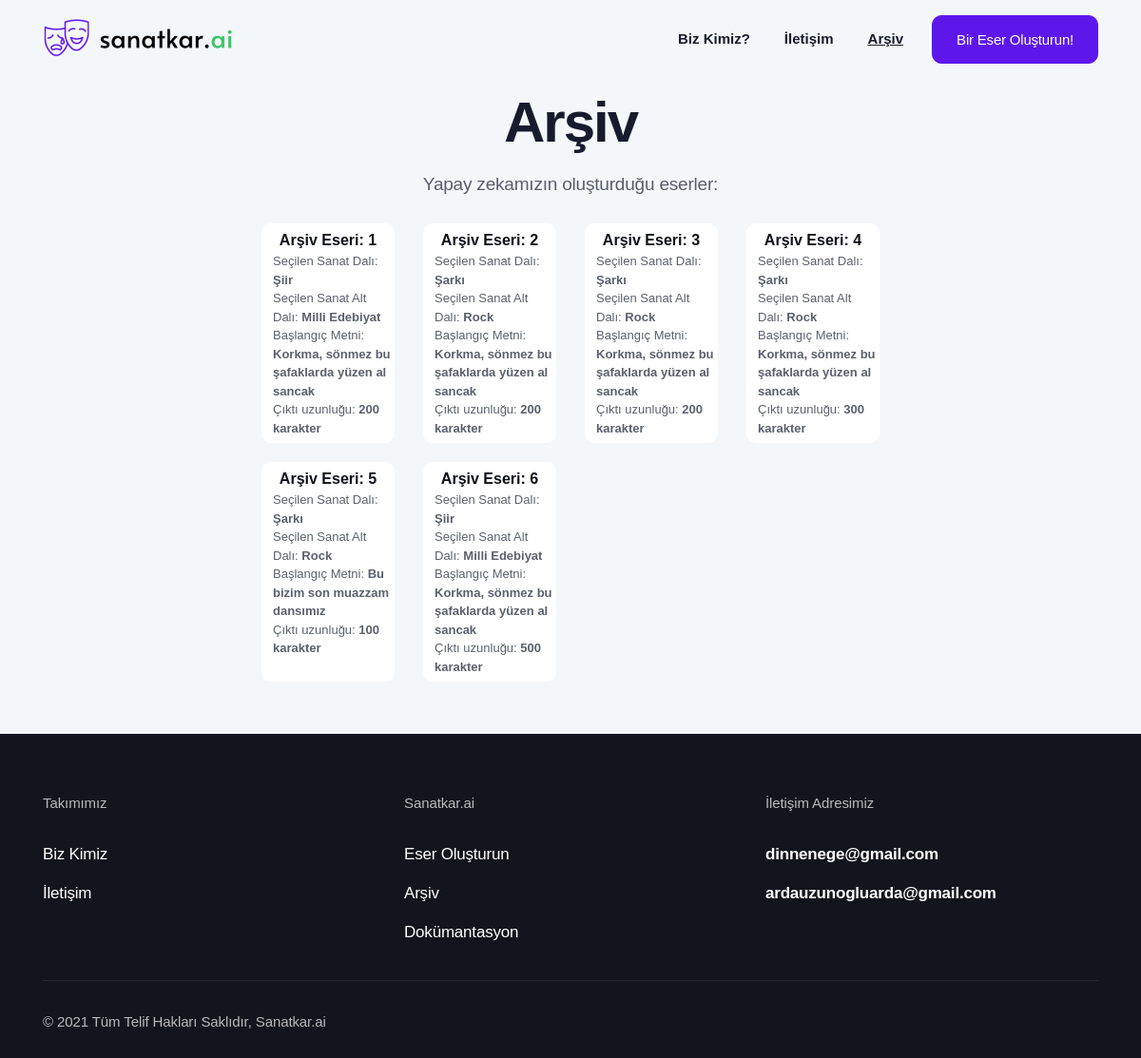
Page /archive on the earlier database version.
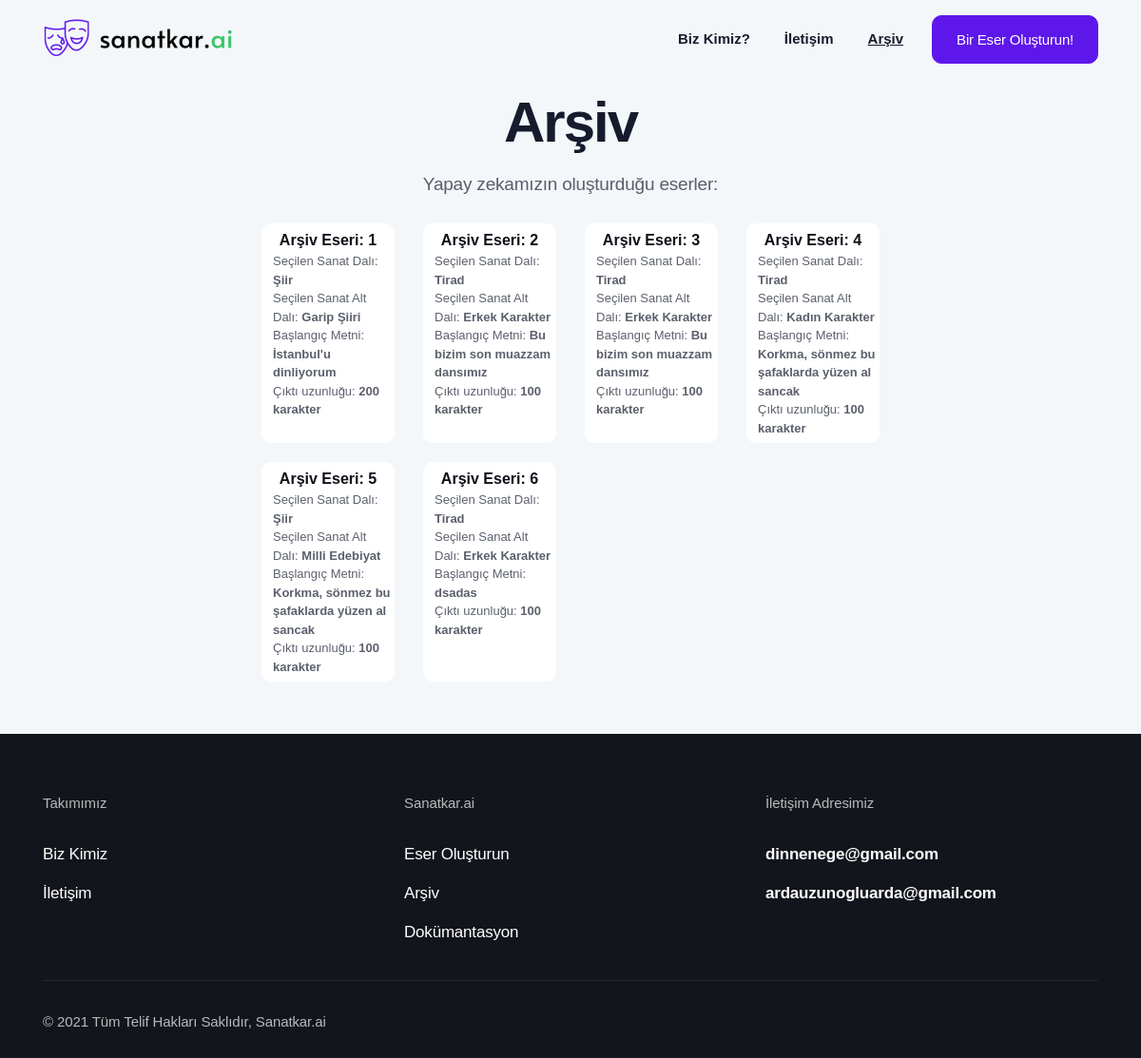
Same page on the later database version.
### app.py (models this page shows)
class Archive(db.Model):
    id = db.Column(db.Integer, primary_key=True)
    generated_text = db.Column(db.String(600))
    art_branch = db.Column(db.String(10))
    genre = db.Column(db.String(30))
    seed_input = db.Column(db.String(35))
    length_input = db.Column(db.String(3))

### app.py (the view)
@app.route("/archive")
def archive():
    archive = Archive.query.all()
    return render_template("archive.html", archive=archive)

### templates/archive.html (shortened to what this page needs)
<!DOCTYPE html>
<html lang="en">
<head>
  <link rel="stylesheet" href="{{ url_for('static', filename='css/bootstrap.css') }}">
  <link rel="stylesheet" href="{{ url_for('static', filename='fonts/icon-font/css/style.css') }}">
  <link rel="stylesheet" href="{{ url_for('static', filename='fonts/typography-font/typo.css') }}">
  <link rel="stylesheet" href="{{ url_for('static', filename='fonts/fontawesome-5/css/all.css') }}">
  <link rel="stylesheet" href="{{ url_for('static', filename='plugins/aos/aos.min.css') }}">
  <link rel="stylesheet" href="{{ url_for('static', filename='plugins/fancybox/jquery.fancybox.min.css') }}">
  <link rel="stylesheet" href="{{ url_for('static', filename='plugins/nice-select/nice-select.min.css') }}">
  <link rel="stylesheet" href="{{ url_for('static', filename='plugins/slick/slick.min.css') }}">
  <link rel="stylesheet" href="{{ url_for('static', filename='plugins/date-picker/css/gijgo.min.css') }}"
    type="text/css" />
  <link rel="stylesheet" href="{{ url_for('static', filename='plugins/theme-mode-switcher/switcher-panel.css') }}">
  <link rel="stylesheet" href="{{ url_for('static', filename='css/main.css') }}">
  <link rel="stylesheet" href="{{ url_for('static', filename='css/theme-mode-custom.css') }}">
  <link rel="stylesheet" href="https://cdnjs.cloudflare.com/ajax/libs/font-awesome/5.15.4/css/all.min.css">
</head>
<body data-theme="light">
  <div class="site-wrapper overflow-hidden">
    <header class="site-header site-header--menu-right  site-header--absolute">
      <div class="container">
        <nav class="navbar site-navbar offcanvas-active navbar-expand-lg  px-0">
          <div class="brand-logo"><a href="/">
              <img src="{{ url_for('static', filename='image/logo-main-black.png') }}" alt=""
                class="light-version-logo ">
            </a></div>
          <div class="collapse navbar-collapse" id="mobile-menu">
            <div class="navbar-nav-wrapper">
              <ul class="navbar-nav main-menu">
                <li class="nav-item">
                  <a class="text-dark nav-link" href="/about" role="button" aria-expanded="false">Biz Kimiz?</a>
                </li>
                <li class="nav-item">
                  <a class="nav-link" href="/contact" role="button" aria-expanded="false">İletişim</a>
                </li>
                <li class="nav-item">
                  <a class="font-weight-bold nav-link" href="/archive" role="button"
                    aria-expanded="false"><ins>Arşiv</ins></a>
                </li>
              </ul>
            </div>
          </div>
          <div class="header-btn  ml-auto ml-lg-5 mr-6 mr-lg-0 d-none d-xs-block">
            <a class="btn btn-app-page btn-primary gr-text-9 d-none d-xs-inline-flex " href="/generator">
              Bir Eser Oluşturun!
            </a>
          </div>
        </nav>
      </div>
    </header>
    <div class="inner-banner pt-20 bg-default-2">
      <div class="container-fluid">
        <div class="row  justify-content-center pt-5">
          <div class="col-xl-8 col-lg-9">
            <div class="px-md-15 text-center">
              <h2 class="title gr-text-2 mb-6">Arşiv</h2>
              <p class="gr-text-8 mb-8">Yapay zekamızın oluşturduğu eserler: </p>
              <div class="row flex-lg-fill">
                {% if archive == [] %}
                  <p class="gr-text-8 mb-8">Eser bulunamamıştır.</p>
                {% else %}
                  {% for archive_element in archive %}
                    <div class="col-lg-3 mb-7 col-12 btn-11">
                      <a class="d-block w-100 h-100 card archive-card pt-2" display href="/archive/{{archive_element.id}}">
                        Arşiv Eseri: <span id="archiveno" class="mt-1">{{archive_element.id}}</span>
                        <p class="archive-detail text-left pl-5 mb-2">Seçilen Sanat Dalı: <span>{{archive_element.art_branch}}</span><br>Seçilen Sanat Alt Dalı: <span>{{archive_element.genre}}</span><br>Başlangıç Metni: <span>{{archive_element.seed_input}}</span><br>Çıktı uzunluğu: <span>{{archive_element.length_input}} karakter</span></p>
                      </a>
                    </div>
                  {% endfor %}
                {% endif %}
              </div>
            </div>
          </div>
        </div>
      </div>
      <div class="bg-default-2 pb-17 pb-md-10 ">
      </div>
      <div class="footer-section dark-mode-texts bg-blackish-blue">
        <div class="container">
          <div class="footer-top pt-15">
            <div class="justify-content-center row">
              <div class="col-6 col-lg-4">
                <div class="single-footer mb-13 mb-lg-9">
                  <p class="footer-title gr-text-11 mb-7">Takımımız</p>
                  <ul class="footer-list list-unstyled">
                    <li class="py-2"><a class="gr-text-9 gr-text-color" href="/about">Biz Kimiz</a></li>
                    <li class="py-2"><a class="gr-text-9 gr-text-color" href="/contact">İletişim</a></li>
                  </ul>
                </div>
              </div>
              <div class="col-6 col-lg-4">
                <div class="single-footer mb-13 mb-lg-9">
                  <p class="footer-title gr-text-11 mb-7">Sanatkar.ai</p>
                  <ul class="footer-list list-unstyled">
                    <li class="py-2"><a class="gr-text-9 gr-text-color" href="/generator">Eser Oluşturun</a></li>
                    <li class="py-2"><a class="gr-text-9 gr-text-color" href="/archive">Arşiv</a></li>
                    <li class="py-2"><a class="gr-text-9 gr-text-color"
                        href="https://github.com/ardauzunoglu/sanatkar.ai">Dokümantasyon</a></li>
                  </ul>
                </div>
              </div>
              <div class="col-md-6 col-lg-4">
                <div class="single-footer mb-13 mb-lg-9">
                  <p class="footer-title gr-text-11 mb-7">İletişim Adresimiz</p>
                  <ul class="footer-list list-unstyled">
                    <li class="py-2"><a
                        class="gr-text-9 text-primary font-weight-bold hover-underline active text-white"
                        href="mailto:dinnenege@gmail.com">dinnenege@gmail.com</a></li>
                    <li class="py-2"><a
                        class="gr-text-9 text-primary font-weight-bold hover-underline active text-white"
                        href="mailto:ardauzunogluarda@gmail.com">ardauzunogluarda@gmail.com</a></li>
                  </ul>
                </div>
              </div>
            </div>
          </div>
          <div class="copyright-area border-top pt-9 pb-8">
            <div class="row align-items-center">
              <div class="col-lg-6">
                <p class="copyright-text gr-text-11 mb-6 mb-lg-0 gr-text-color-opacity text-center text-lg-left">
                  © 2021 Tüm Telif Hakları Saklıdır, Sanatkar.ai
                </p>
              </div>
            </div>
          </div>
        </div>
      </div>
    </div>
</body>
</html>

Differences in the rows shown:
changed Archive id 1: genre "Milli Edebiyat" → "Garip Şiiri"; seed_input "Korkma, sönmez bu şafaklarda yüzen al sancak" → "İstanbul'u dinliyorum"
changed Archive id 2: art_branch "Şarkı" → "Tirad"; genre "Rock" → "Erkek Karakter"; seed_input "Korkma, sönmez bu şafaklarda yüzen al sancak" → "Bu bizim son muazzam dansımız"; length_input "200" → "100"
changed Archive id 3: art_branch "Şarkı" → "Tirad"; genre "Rock" → "Erkek Karakter"; seed_input "Korkma, sönmez bu şafaklarda yüzen al sancak" → "Bu bizim son muazzam dansımız"; length_input "200" → "100"
changed Archive id 4: art_branch "Şarkı" → "Tirad"; genre "Rock" → "Kadın Karakter"; length_input "300" → "100"
changed Archive id 5: art_branch "Şarkı" → "Şiir"; genre "Rock" → "Milli Edebiyat"; seed_input "Bu bizim son muazzam dansımız" → "Korkma, sönmez bu şafaklarda yüzen al sancak"
changed Archive id 6: art_branch "Şiir" → "Tirad"; genre "Milli Edebiyat" → "Erkek Karakter"; seed_input "Korkma, sönmez bu şafaklarda yüzen al sancak" → "dsadas"; length_input "500" → "100"
